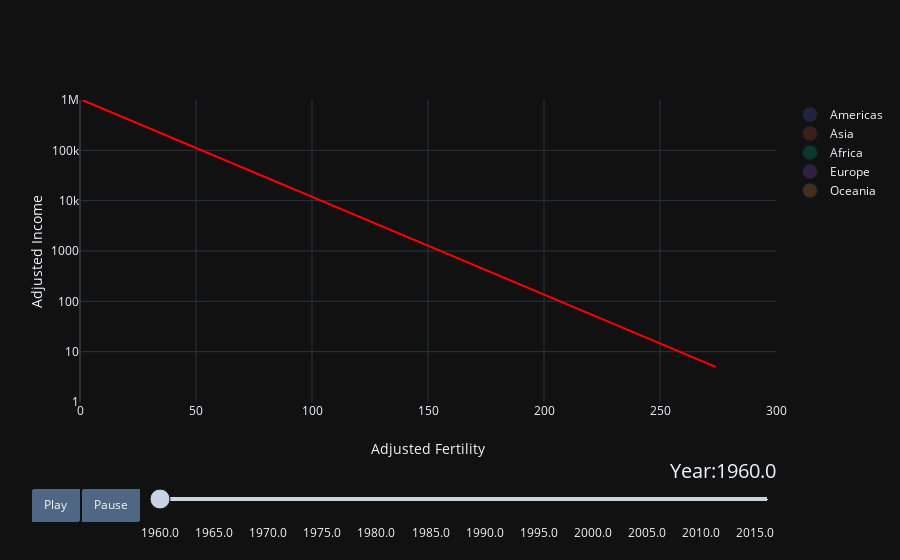

This figure's notebook cell:
### Code cell
import plotly.graph_objects as go
from loclust import parse
from scripts.utilities import trajectories_to_dataframe as traj_to_df
import pandas as pd
import numpy as np

# loads the dataset into a dataframe and generates list of x time values
dataset = pd.read_csv('./data/df_lorj.csv')
x_vals = np.sort(dataset['X'].unique(), kind='heapsort')
x_vals_str = map(lambda to_str: str(to_str), x_vals)

#continents, used for iteration
continents = []
for continent in dataset['name']:
    if continent not in continents:
        continents.append(continent)

# make figure dict structure
fig_dict = {
    "data": [],
    "layout": {},
    "frames": []
}

# fill in most of layout specific details
fig_dict["layout"]["xaxis"] = {'range':[0,300], "title": "Adjusted Fertility"}
fig_dict["layout"]["yaxis"] = {"title": "Adjusted Income", "type": "log",'range':[0,6]}
fig_dict["layout"]["hovermode"] = "closest"
fig_dict["layout"]["sliders"] = {
    "args": [
        "transition", {
            "duration": 800,
            "easing": "cubic-in-out"
        }
    ],
    "initialValue": str(x_vals[0]),
    "plotlycommand": "animate",
    "values": x_vals_str,
    "visible": True
}
# Defines theme for chart
fig_dict["layout"]["template"] = "plotly_dark"
#Update behavior 
fig_dict["layout"]["updatemenus"] = [
    {
        "buttons": [
            {
                "args": [None, {"frame": {"duration": 500, "redraw": False},
                                "fromcurrent": True, "transition": {"duration": 800,
                                                                    "easing": "quadratic-in-out"}}],
                "label": "Play",
                "method": "animate"
            },
            {
                "args": [[None], {"frame": {"duration": 0, "redraw": False},
                                  "mode": "immediate",
                                  "transition": {"duration": 0}}],
                "label": "Pause",
                "method": "animate"
            }
        ],
        "direction": "left",
        "pad": {"r": 10, "t": 87},
        "showactive": False,
        "type": "buttons",
        "x": 0.1,
        "xanchor": "right",
        "y": 0,
        "yanchor": "top"
    }
]
#Defines properties around slider behavior
sliders_dict = {
    "active": 0,
    "yanchor": "top",
    "xanchor": "left",
    "currentvalue": {
        "font": {"size": 20},
        "prefix": "Year:",
        "visible": True,
        "xanchor": "right"
    },
    "transition": {"duration": 300, "easing": "cubic-in-out"},
    "pad": {"b": 10, "t": 50},
    "len": 0.9,
    "x": 0.1,
    "y": 0,
    "steps": []
}

#make data for initial values
x_val = x_vals[0]
for continent in continents:
    dataset_by_year = dataset[dataset["X"] == x_val]
    dataset_by_year_and_cont = dataset_by_year[
        dataset_by_year["name"] == continent]

    data_dict = {
        "x": list(dataset_by_year_and_cont['ad_fert_data']),
        "y": list(dataset_by_year_and_cont["adjusted_income_data"]),
        "mode": "markers",
        "text": list(dataset_by_year_and_cont["country_name"]),
        "marker": {
            "sizemode": "area",
            "sizeref": 0.1,
            "size": list(map(lambda increm: int((50 * (increm/100)) + 15), 
                                 list(dataset_by_year_and_cont["contraceptive_data"].fillna(0)))),
            "opacity": 0
        },
        "name": continent
    }
    fig_dict["data"].append(data_dict)

# make frames
# iterates over all time values
for x_valu in x_vals_str:
    frame = {"data": [], "name": str(x_valu)}
#     for each time value add all the distinct entries
    for continent in continents:
        dataset_by_year = dataset[dataset["X"] == int(float(x_valu))]
        dataset_by_year_and_cont = dataset_by_year[
            dataset_by_year["name"] == continent]

        data_dict = {
            "x": list(dataset_by_year_and_cont["ad_fert_data"]),
            "y": list(dataset_by_year_and_cont["adjusted_income_data"]),
            "mode": "markers",
            "text": list(dataset_by_year_and_cont["country_name"]),
            "marker": {
                "sizemode": "area",
                "sizeref": 0.1,
                #Adds the size for each value, filling nan values and casting all values to int
                "size": list(map(lambda increm: int((50 * (increm/100)) + 15), 
                                 list(dataset_by_year_and_cont["contraceptive_data"].fillna(0)))),
                "opacity":0.7
            },
            "name": continent
        }
        frame["data"].append(data_dict)

    fig_dict["frames"].append(frame)
    #Make sure to match the keys in the slider step to each frame and the slider in both value and type
    slider_step = {"args": [
        [x_valu],
        {"frame": {"duration": 300, "redraw": False},
         "mode": "immediate",
         "transition": {"duration": 300}}
    ],
        "label": x_valu,
        "method": "animate"}
    sliders_dict["steps"].append(slider_step)


fig_dict["layout"]["sliders"] = [sliders_dict]

#Defines figure object from dictionary
fig = go.Figure(fig_dict)
fig.add_trace(
    go.Scatter(
        x=[1, 274],
        y=[1000000, 5],
        mode="lines",
        line=go.scatter.Line(color="red"),
        showlegend=False)
)
fig.show()

### Figure 1 — Plotly figure (JSON) as saved in the notebook; plotly's stock layout.template omitted (floating-point values rounded to 4 significant figures)
{"data": [{"marker": {"opacity": 0, "size": [15, 15, 15, 15, 15, 15, 15, 15, 15, 15, 15, 15, 15, 15, 15, 15, 15, 15, 15, 15, 15, 15, 15, 15, 15, 15, 15, 15, 15, 15, 15, 15, 15, 15, 15, 15, 15], "sizemode": "area", "sizeref": 0.1}, "mode": "markers", "name": "Americas", "text": ["Aruba", "Argentina", "Antigua and Barbuda", "Bahamas, The", "Belize", "Bolivia", "Brazil", "Barbados", "Canada", "Chile", "Colombia", "Costa Rica", "Cuba", "Curacao", "Dominican Republic", "Ecuador", "Grenada", "Guatemala", "Guyana", "Honduras", "Haiti", "Jamaica", "St. Lucia", "Mexico", "Nicaragua", "Panama", "Peru", "Puerto Rico", "Paraguay", "El Salvador", "Suriname", "Trinidad and Tobago", "Uruguay", "United States", "St. Vincent and the Grenadines", "Venezuela, RB", "Virgin Islands (U.S.)"], "type": "scatter", "x": [106.2, 61.38, 126.1, 91.84, 181.7, 102.8, 92.05, 124.9, 55.62, 88.69, 128.0, 118.9, 103.0, 105.8, 167.1, 131.2, 155.3, 155.0, 131.4, 159.4, 76.8, 197.1, 157.6, 116.5, 166.4, 143.5, 131.7, 107.0, 96.58, 144.4, 142.6, 141.9, 62.59, 84.99, 205.4, 137.2, 152.2], "y": [null, null, null, null, null, null, null, null, null, null, null, null, null, null, null, null, null, null, null, null, null, null, null, null, null, null, null, null, null, null, null, null, null, null, null, null, null]}, {"marker": {"opacity": 0, "size": [15, 15, 15, 15, 15, 15, 15, 15, 15, 15, 15, 15, 15, 15, 15, 15, 15, 15, 15, 15, 15, 15, 15, 15, 15, 15, 15, 15, 15, 15, 15, 15, 15, 15, 15, 15, 15, 15, 15, 15, 15, 15, 15, 15, 15, 15, 15, 15, 15, 15], "sizemode": "area", "sizeref": 0.1}, "mode": "markers", "name": "Asia", "text": ["Afghanistan", "United Arab Emirates", "Armenia", "Azerbaijan", "Bangladesh", "Bahrain", "Brunei Darussalam", "Bhutan", "China", "Cyprus", "Georgia", "Hong Kong SAR, China", "Indonesia", "India", "Iran, Islamic Rep.", "Iraq", "Israel", "Jordan", "Japan", "Kazakhstan", "Kyrgyz Republic", "Cambodia", "Korea, Rep.", "Kuwait", "Lao PDR", "Lebanon", "Sri Lanka", "Macao SAR, China", "Maldives", "Myanmar", "Mongolia", "Malaysia", "Nepal", "Oman", "Pakistan", "Philippines", "Korea, Dem. Peoples Rep.", "West Bank and Gaza", "Qatar", "Saudi Arabia", "Singapore", "Syrian Arab Republic", "Thailand", "Tajikistan", "Turkmenistan", "Timor-Leste", "Turkey", "Uzbekistan", "Vietnam", "Yemen, Rep."], "type": "scatter", "x": [145.3, 176.9, 42.82, 43.22, 204.0, 88.49, 86.56, 109.7, 68.03, 31.07, 99.21, 37.59, 143.9, 103.9, 150.2, 141.5, 52.26, 123.2, 4.12, 44.42, 46.14, 101.1, 32.58, 164.6, 104.6, 84.73, 98.64, 13.61, 206.4, 95.87, 77.5, 75.42, 126.3, 134.9, 112.7, 66.28, 7.746, 111.4, 91.35, 124.1, 57.0, 117.1, 60.35, 63.55, 42.88, 66.55, 132.7, 36.7, 19.03, 155.2], "y": [null, null, null, null, null, null, null, null, null, null, null, null, null, null, null, null, null, null, null, null, null, null, null, null, null, null, null, null, null, null, null, null, null, null, null, null, null, null, null, null, null, null, null, null, null, null, null, null, null, null]}, {"marker": {"opacity": 0, "size": [15, 15, 15, 15, 15, 15, 15, 15, 15, 15, 15, 15, 15, 15, 15, 15, 15, 15, 15, 15, 15, 15, 15, 15, 15, 15, 15, 15, 15, 15, 15, 15, 15, 15, 15, 15, 15, 15, 15, 15, 15, 15, 15, 15, 15, 15, 15, 15, 15, 15, 15, 15, 15, 15], "sizemode": "area", "sizeref": 0.1}, "mode": "markers", "name": "Africa", "text": ["Angola", "Burundi", "Benin", "Burkina Faso", "Botswana", "Central African Republic", "Cote d'Ivoire", "Cameroon", "Congo, Dem. Rep.", "Congo, Rep.", "Comoros", "Cabo Verde", "Djibouti", "Algeria", "Egypt, Arab Rep.", "Eritrea", "Ethiopia", "Gabon", "Ghana", "Guinea", "Gambia, The", "Guinea-Bissau", "Equatorial Guinea", "Kenya", "Liberia", "Libya", "Lesotho", "Morocco", "Madagascar", "Mali", "Mozambique", "Mauritania", "Mauritius", "Malawi", "Namibia", "Niger", "Nigeria", "Rwanda", "Sudan", "Senegal", "Sierra Leone", "Somalia", "South Sudan", "Sao Tome and Principe", "Swaziland", "Seychelles", "Chad", "Togo", "Tunisia", "Tanzania", "Uganda", "South Africa", "Zambia", "Zimbabwe"], "type": "scatter", "x": [234.7, 46.1, 85.76, 184.6, 159.7, 171.8, 222.6, 171.3, 188.5, 137.1, 129.4, 116.6, 43.13, 123.9, 148.0, 119.5, 115.9, 180.3, 148.3, 203.1, 198.0, 108.0, 125.9, 179.7, 225.5, 118.3, 82.68, 151.2, 155.5, 200.0, 127.9, 148.5, 127.2, 185.5, 129.7, 204.7, 164.0, 74.11, 147.4, 193.7, 187.6, 55.39, 144.0, 131.5, 131.3, 145.4, 196.6, 151.1, 65.65, 156.5, 179.5, 65.08, 179.6, 168.9], "y": [null, null, null, null, null, null, null, null, null, null, null, null, null, null, null, null, null, null, null, null, null, null, null, null, null, null, null, null, null, null, null, null, null, null, null, null, null, null, null, null, null, null, null, null, null, null, null, null, null, null, null, null, null, null]}, {"marker": {"opacity": 0, "size": [15, 15, 15, 15, 15, 15, 15, 15, 15, 15, 15, 15, 15, 15, 15, 15, 15, 15, 15, 15, 15, 15, 15, 15, 15, 15, 15, 15, 15, 15, 15, 15, 15, 15, 15, 15, 15, 15, 15], "sizemode": "area", "sizeref": 0.1}, "mode": "markers", "name": "Europe", "text": ["Albania", "Austria", "Belgium", "Bulgaria", "Bosnia and Herzegovina", "Belarus", "Switzerland", "Czech Republic", "Germany", "Denmark", "Spain", "Estonia", "Finland", "France", "United Kingdom", "Greece", "Croatia", "Hungary", "Ireland", "Iceland", "Italy", "Lithuania", "Luxembourg", "Latvia", "Moldova", "Macedonia, FYR", "Malta", "Montenegro", "Netherlands", "Norway", "Poland", "Portugal", "Romania", "Russian Federation", "Serbia", "Slovak Republic", "Slovenia", "Sweden", "Ukraine"], "type": "scatter", "x": [54.44, 48.39, 27.11, 67.66, 42.75, 16.73, 18.01, 47.95, 37.98, 44.17, 10.06, 21.44, 29.01, 33.95, 84.74, 17.28, 42.37, 50.2, 10.4, 84.1, 19.19, 16.42, 25.95, 36.84, 32.8, 37.28, 20.65, 37.84, 17.91, 27.96, 39.87, 26.9, 55.08, 27.85, 65.03, 49.64, 30.58, 39.65, 29.51], "y": [null, null, null, null, null, null, null, null, null, null, null, null, null, null, null, null, null, null, null, null, null, null, null, null, null, null, null, null, null, null, null, null, null, null, null, null, null, null, null]}, {"marker": {"opacity": 0, "size": [15, 15, 15, 15, 15, 15, 15, 15, 15, 15, 15, 15, 15], "sizemode": "area", "sizeref": 0.1}, "mode": "markers", "name": "Oceania", "text": ["Australia", "Fiji", "Micronesia, Fed. Sts.", "Guam", "Kiribati", "New Caledonia", "New Zealand", "Papua New Guinea", "French Polynesia", "Solomon Islands", "Tonga", "Vanuatu", "Samoa"], "type": "scatter", "x": [44.83, 112.6, 75.37, 103.7, 72.85, 45.32, 60.99, 69.9, 111.1, 52.42, 59.12, 107.9, 77.15], "y": [null, null, null, null, null, null, null, null, null, null, null, null, null]}, {"marker": {"opacity": 0, "size": [], "sizemode": "area", "sizeref": 0.1}, "mode": "markers", "name": "nan", "text": [], "type": "scatter", "x": [], "y": []}, {"line": {"color": "red"}, "mode": "lines", "showlegend": false, "type": "scatter", "x": [1, 274], "y": [1000000, 5]}], "layout": {"hovermode": "closest", "sliders": [{"active": 0, "currentvalue": {"font": {"size": 20}, "prefix": "Year:", "visible": true, "xanchor": "right"}, "len": 0.9, "pad": {"b": 10, "t": 50}, "steps": [{"args": [["1960.0"], {"frame": {"duration": 300, "redraw": false}, "mode": "immediate", "transition": {"duration": 300}}], "label": "1960.0", "method": "animate"}, {"args": [["1961.0"], {"frame": {"duration": 300, "redraw": false}, "mode": "immediate", "transition": {"duration": 300}}], "label": "1961.0", "method": "animate"}, {"args": [["1962.0"], {"frame": {"duration": 300, "redraw": false}, "mode": "immediate", "transition": {"duration": 300}}], "label": "1962.0", "method": "animate"}, {"args": [["1963.0"], {"frame": {"duration": 300, "redraw": false}, "mode": "immediate", "transition": {"duration": 300}}], "label": "1963.0", "method": "animate"}, {"args": [["1964.0"], {"frame": {"duration": 300, "redraw": false}, "mode": "immediate", "transition": {"duration": 300}}], "label": "1964.0", "method": "animate"}, {"args": [["1965.0"], {"frame": {"duration": 300, "redraw": false}, "mode": "immediate", "transition": {"duration": 300}}], "label": "1965.0", "method": "animate"}, {"args": [["1966.0"], {"frame": {"duration": 300, "redraw": false}, "mode": "immediate", "transition": {"duration": 300}}], "label": "1966.0", "method": "animate"}, {"args": [["1967.0"], {"frame": {"duration": 300, "redraw": false}, "mode": "immediate", "transition": {"duration": 300}}], "label": "1967.0", "method": "animate"}, {"args": [["1968.0"], {"frame": {"duration": 300, "redraw": false}, "mode": "immediate", "transition": {"duration": 300}}], "label": "1968.0", "method": "animate"}, {"args": [["1969.0"], {"frame": {"duration": 300, "redraw": false}, "mode": "immediate", "transition": {"duration": 300}}], "label": "1969.0", "method": "animate"}, {"args": [["1970.0"], {"frame": {"duration": 300, "redraw": false}, "mode": "immediate", "transition": {"duration": 300}}], "label": "1970.0", "method": "animate"}, {"args": [["1971.0"], {"frame": {"duration": 300, "redraw": false}, "mode": "immediate", "transition": {"duration": 300}}], "label": "1971.0", "method": "animate"}, {"args": [["1972.0"], {"frame": {"duration": 300, "redraw": false}, "mode": "immediate", "transition": {"duration": 300}}], "label": "1972.0", "method": "animate"}, {"args": [["1973.0"], {"frame": {"duration": 300, "redraw": false}, "mode": "immediate", "transition": {"duration": 300}}], "label": "1973.0", "method": "animate"}, {"args": [["1974.0"], {"frame": {"duration": 300, "redraw": false}, "mode": "immediate", "transition": {"duration": 300}}], "label": "1974.0", "method": "animate"}, {"args": [["1975.0"], {"frame": {"duration": 300, "redraw": false}, "mode": "immediate", "transition": {"duration": 300}}], "label": "1975.0", "method": "animate"}, {"args": [["1976.0"], {"frame": {"duration": 300, "redraw": false}, "mode": "immediate", "transition": {"duration": 300}}], "label": "1976.0", "method": "animate"}, {"args": [["1977.0"], {"frame": {"duration": 300, "redraw": false}, "mode": "immediate", "transition": {"duration": 300}}], "label": "1977.0", "method": "animate"}, {"args": [["1978.0"], {"frame": {"duration": 300, "redraw": false}, "mode": "immediate", "transition": {"duration": 300}}], "label": "1978.0", "method": "animate"}, {"args": [["1979.0"], {"frame": {"duration": 300, "redraw": false}, "mode": "immediate", "transition": {"duration": 300}}], "label": "1979.0", "method": "animate"}, {"args": [["1980.0"], {"frame": {"duration": 300, "redraw": false}, "mode": "immediate", "transition": {"duration": 300}}], "label": "1980.0", "method": "animate"}, {"args": [["1981.0"], {"frame": {"duration": 300, "redraw": false}, "mode": "immediate", "transition": {"duration": 300}}], "label": "1981.0", "method": "animate"}, {"args": [["1982.0"], {"frame": {"duration": 300, "redraw": false}, "mode": "immediate", "transition": {"duration": 300}}], "label": "1982.0", "method": "animate"}, {"args": [["1983.0"], {"frame": {"duration": 300, "redraw": false}, "mode": "immediate", "transition": {"duration": 300}}], "label": "1983.0", "method": "animate"}, {"args": [["1984.0"], {"frame": {"duration": 300, "redraw": false}, "mode": "immediate", "transition": {"duration": 300}}], "label": "1984.0", "method": "animate"}, {"args": [["1985.0"], {"frame": {"duration": 300, "redraw": false}, "mode": "immediate", "transition": {"duration": 300}}], "label": "1985.0", "method": "animate"}, {"args": [["1986.0"], {"frame": {"duration": 300, "redraw": false}, "mode": "immediate", "transition": {"duration": 300}}], "label": "1986.0", "method": "animate"}, {"args": [["1987.0"], {"frame": {"duration": 300, "redraw": false}, "mode": "immediate", "transition": {"duration": 300}}], "label": "1987.0", "method": "animate"}, {"args": [["1988.0"], {"frame": {"duration": 300, "redraw": false}, "mode": "immediate", "transition": {"duration": 300}}], "label": "1988.0", "method": "animate"}, {"args": [["1989.0"], {"frame": {"duration": 300, "redraw": false}, "mode": "immediate", "transition": {"duration": 300}}], "label": "1989.0", "method": "animate"}, {"args": [["1990.0"], {"frame": {"duration": 300, "redraw": false}, "mode": "immediate", "transition": {"duration": 300}}], "label": "1990.0", "method": "animate"}, {"args": [["1991.0"], {"frame": {"duration": 300, "redraw": false}, "mode": "immediate", "transition": {"duration": 300}}], "label": "1991.0", "method": "animate"}, {"args": [["1992.0"], {"frame": {"duration": 300, "redraw": false}, "mode": "immediate", "transition": {"duration": 300}}], "label": "1992.0", "method": "animate"}, {"args": [["1993.0"], {"frame": {"duration": 300, "redraw": false}, "mode": "immediate", "transition": {"duration": 300}}], "label": "1993.0", "method": "animate"}, {"args": [["1994.0"], {"frame": {"duration": 300, "redraw": false}, "mode": "immediate", "transition": {"duration": 300}}], "label": "1994.0", "method": "animate"}, {"args": [["1995.0"], {"frame": {"duration": 300, "redraw": false}, "mode": "immediate", "transition": {"duration": 300}}], "label": "1995.0", "method": "animate"}, {"args": [["1996.0"], {"frame": {"duration": 300, "redraw": false}, "mode": "immediate", "transition": {"duration": 300}}], "label": "1996.0", "method": "animate"}, {"args": [["1997.0"], {"frame": {"duration": 300, "redraw": false}, "mode": "immediate", "transition": {"duration": 300}}], "label": "1997.0", "method": "animate"}, {"args": [["1998.0"], {"frame": {"duration": 300, "redraw": false}, "mode": "immediate", "transition": {"duration": 300}}], "label": "1998.0", "method": "animate"}, {"args": [["1999.0"], {"frame": {"duration": 300, "redraw": false}, "mode": "immediate", "transition": {"duration": 300}}], "label": "1999.0", "method": "animate"}, {"args": [["2000.0"], {"frame": {"duration": 300, "redraw": false}, "mode": "immediate", "transition": {"duration": 300}}], "label": "2000.0", "method": "animate"}, {"args": [["2001.0"], {"frame": {"duration": 300, "redraw": false}, "mode": "immediate", "transition": {"duration": 300}}], "label": "2001.0", "method": "animate"}, {"args": [["2002.0"], {"frame": {"duration": 300, "redraw": false}, "mode": "immediate", "transition": {"duration": 300}}], "label": "2002.0", "method": "animate"}, {"args": [["2003.0"], {"frame": {"duration": 300, "redraw": false}, "mode": "immediate", "transition": {"duration": 300}}], "label": "2003.0", "method": "animate"}, {"args": [["2004.0"], {"frame": {"duration": 300, "redraw": false}, "mode": "immediate", "transition": {"duration": 300}}], "label": "2004.0", "method": "animate"}, {"args": [["2005.0"], {"frame": {"duration": 300, "redraw": false}, "mode": "immediate", "transition": {"duration": 300}}], "label": "2005.0", "method": "animate"}, {"args": [["2006.0"], {"frame": {"duration": 300, "redraw": false}, "mode": "immediate", "transition": {"duration": 300}}], "label": "2006.0", "method": "animate"}, {"args": [["2007.0"], {"frame": {"duration": 300, "redraw": false}, "mode": "immediate", "transition": {"duration": 300}}], "label": "2007.0", "method": "animate"}, {"args": [["2008.0"], {"frame": {"duration": 300, "redraw": false}, "mode": "immediate", "transition": {"duration": 300}}], "label": "2008.0", "method": "animate"}, {"args": [["2009.0"], {"frame": {"duration": 300, "redraw": false}, "mode": "immediate", "transition": {"duration": 300}}], "label": "2009.0", "method": "animate"}, {"args": [["2010.0"], {"frame": {"duration": 300, "redraw": false}, "mode": "immediate", "transition": {"duration": 300}}], "label": "2010.0", "method": "animate"}, {"args": [["2011.0"], {"frame": {"duration": 300, "redraw": false}, "mode": "immediate", "transition": {"duration": 300}}], "label": "2011.0", "method": "animate"}, {"args": [["2012.0"], {"frame": {"duration": 300, "redraw": false}, "mode": "immediate", "transition": {"duration": 300}}], "label": "2012.0", "method": "animate"}, {"args": [["2013.0"], {"frame": {"duration": 300, "redraw": false}, "mode": "immediate", "transition": {"duration": 300}}], "label": "2013.0", "method": "animate"}, {"args": [["2014.0"], {"frame": {"duration": 300, "redraw": false}, "mode": "immediate", "transition": {"duration": 300}}], "label": "2014.0", "method": "animate"}, {"args": [["2015.0"], {"frame": {"duration": 300, "redraw": false}, "mode": "immediate", "transition": {"duration": 300}}], "label": "2015.0", "method": "animate"}, {"args": [["2016.0"], {"frame": {"duration": 300, "redraw": false}, "mode": "immediate", "transition": {"duration": 300}}], "label": "2016.0", "method": "animate"}], "transition": {"duration": 300, "easing": "cubic-in-out"}, "x": 0.1, "xanchor": "left", "y": 0, "yanchor": "top"}], "updatemenus": [{"buttons": [{"args": [null, {"frame": {"duration": 500, "redraw": false}, "fromcurrent": true, "transition": {"duration": 800, "easing": "quadratic-in-out"}}], "label": "Play", "method": "animate"}, {"args": [[null], {"frame": {"duration": 0, "redraw": false}, "mode": "immediate", "transition": {"duration": 0}}], "label": "Pause", "method": "animate"}], "direction": "left", "pad": {"r": 10, "t": 87}, "showactive": false, "type": "buttons", "x": 0.1, "xanchor": "right", "y": 0, "yanchor": "top"}], "xaxis": {"range": [0, 300], "title": {"text": "Adjusted Fertility"}}, "yaxis": {"range": [0, 6], "title": {"text": "Adjusted Income"}, "type": "log"}}}
